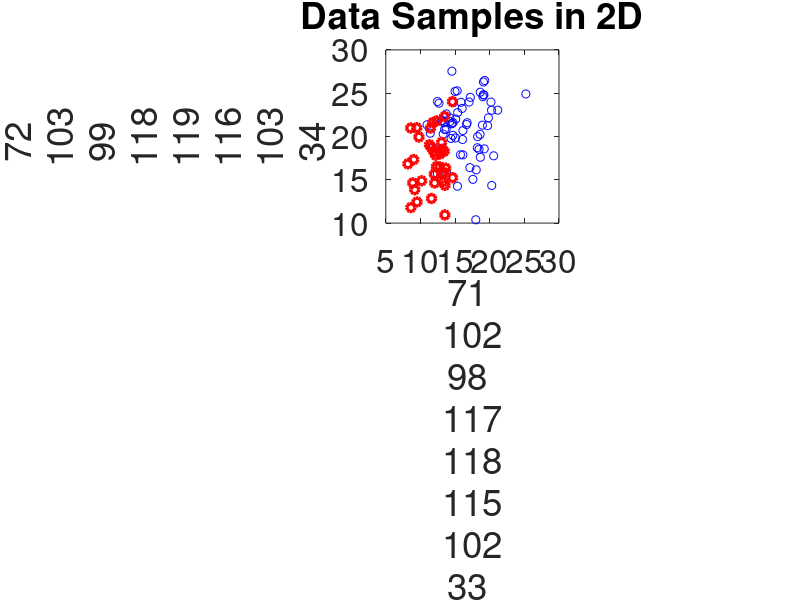
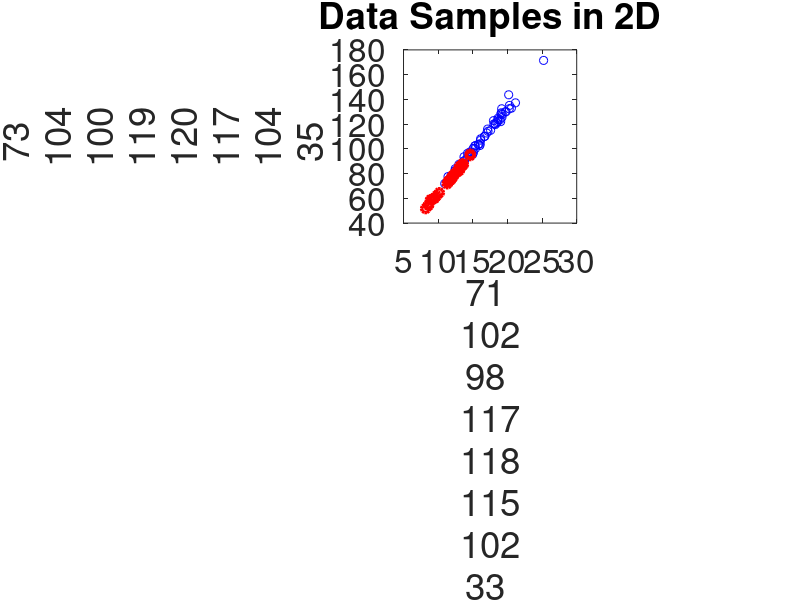
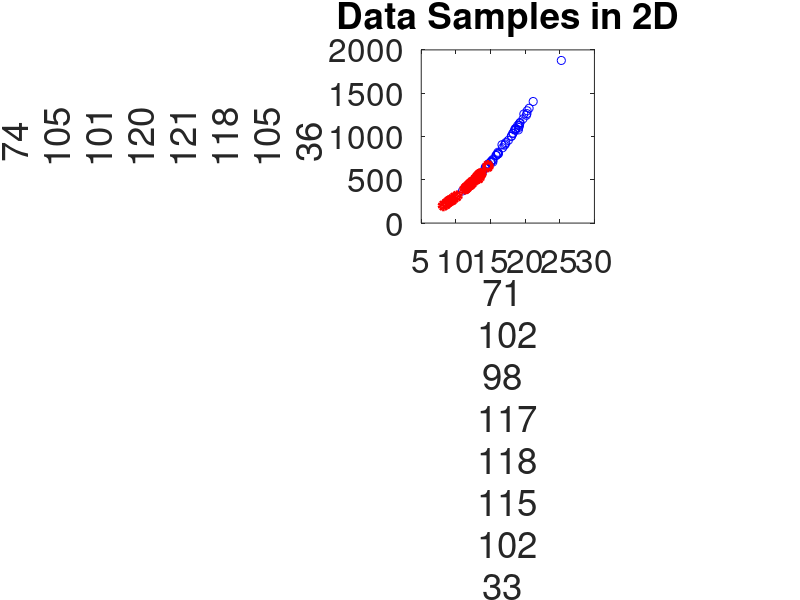
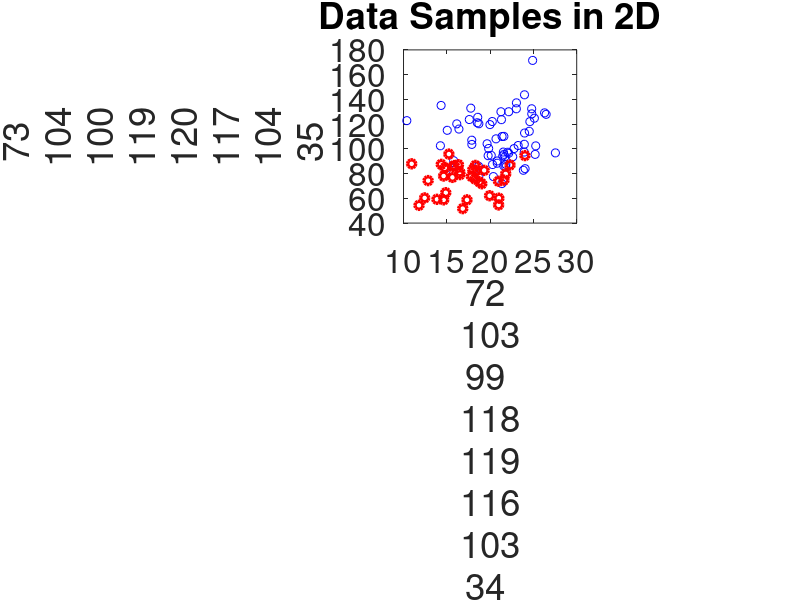

Recreate these plots in MATLAB, in order. (Note: this script raises an error after producing the figures.)
%% Pattern Recognition
%  Exercise | Principle Component Analysis
%
%  Instructions
%  ------------
%
%  This file contains code that helps you get started on the
%  exercise. You will need to complete the following functions:
%
%     myPCA.m
%     projectData.m
%     recoverData.m
%
%  Add code where needed.
%

%% Initialization
clear all; close all; clc

%% ================== Part 1: Load Example Dataset  ===================
%  We start this exercise by using a small dataset that is easily to
%  visualize
%
fprintf('Visualizing example dataset for PCA.\n\n');

%  The following command loads the breast cancert dataset. You should now have the 
%  variable X in your environment
Data=csvread('data/breast_cancer_data.csv');
NSamples = 100;                         % Get the first NSamples only for better visualization
X = Data(1:NSamples,1:end-1);             % Get all features
Y = Data(1:NSamples,end);

% Visualize the example dataset in 2D using sample feature pairs
% Repeat using different feature pairs on the 2D space 
for x_index = [1 2]
    for y_index = [x_index+1 x_index+2 x_index+3]
        figure
        plot(X(Y==0, x_index), X(Y==0, y_index), 'bo',X(Y==1, x_index), X(Y==1, y_index), 'ro', 'LineWidth',2.5);
        axis square;
        title('Data Samples in 2D')
        xlabel("Feature "+x_index);
        ylabel("Feature "+y_index);
        set(gca,'FontSize',24);
    end
end

fprintf('Program paused. Press enter to continue.\n');
pause

%% =============== Part 2: Principal Component Analysis ===============
%  You should now implement PCA, a feature extraction algorithm. 
%  Complete the code in myPCA.m
%  Consider only 2D samples by taking the first two features of the dataset

fprintf('\nRunning PCA on example dataset taking the first 2 features.\n\n');
X = Data(1:NSamples,1:2);                             % Get 2 first features

% Before running PCA, it is important to first normalize X
% Add the necessary code to perform standardization in featureNormalize
[X_norm, ~, ~] = featureNormalize(X);

% Draw normalized features
figure
plot(X_norm(Y==0, 1), X_norm(Y==0, 2), 'bo',X_norm(Y==1, 1), X_norm(Y==1, 2), 'ro', 'LineWidth',2.5);
axis square;
title('Normalized Data Samples in 2D')
xlabel('Feature 1');
ylabel('Feature 2');
set(gca,'FontSize',24);

%  Run PCA
[eigvals, eigvecs, ~] = myPCA(X_norm);

% Plot the samples on the first two principal components
figure;
plot(X_norm(Y==0, 1), X_norm(Y==0, 2), 'bo',X_norm(Y==1, 1), X_norm(Y==1, 2), 'ro', 'LineWidth',2.5);
hold on
% Plot the principal component vectors (arrows)
scale = 3; % Scale factor for the arrows
quiver(0, 0, eigvecs(1,1)*scale*eigvals(1), eigvecs(2,1)*scale*eigvals(1), 'r', 'LineWidth', 2, 'MaxHeadSize', 1);
quiver(0, 0, eigvecs(1,2)*scale*eigvals(2), eigvecs(2,2)*scale*eigvals(2), 'b', 'LineWidth', 2, 'MaxHeadSize', 1);
title('Normalized Samples and principal components')
xlabel('Normalized feature 1')
ylabel('Normalized feature 2')
set(gca,'FontSize',24);
hold off

pause; 

% Projection of the data onto the principal components
% ADD YOUR CODE
X_PCA = projectData(X_norm, eigvecs, 2);

% Plot the projection of the data onto the principal components
figure;
hold on
plot(X_PCA(Y==0, 1), X_PCA(Y==0, 2), 'bo','MarkerFaceColor', 'b', 'MarkerEdgeColor', 'none', 'MarkerSize', 6 )
plot(X_PCA(Y==1, 1), X_PCA(Y==1, 2), 'ro','MarkerFaceColor', 'r', 'MarkerEdgeColor', 'none', 'MarkerSize', 6 );
title('PCA of Breast Cancer Dataset');
xlabel('Principal Component 1');
ylabel('Principal Component 2');
set(gca,'FontSize',24);
axis square;
hold off;

% Calculate the Explained Variance
% ADD YOUR CODE
total_var = sum(eigvals);
ExplainedVar = eigvals/total_var;
fprintf(' Explained Variance(1st PC = %f) (2nd PC = %f)\n', ExplainedVar(1), ExplainedVar(2));

% Print the first principal component
fprintf(' 1st Principal Component = %f %f \n', eigvecs(1,1), eigvecs(2,1));

fprintf('Program paused. Press enter to continue.\n');
pause;

%% =================== Part 3: Dimensionality Reduction ===================
%  Perform dimensionality reduction by projecting the data onto the 
%  first principal component. Then plot the data in this reduced in 
%  dimension space.  This will show you what the data looks like when 
%  using only the corresponding eigenvectors to reconstruct it.
%
%  You should complete the code in projectData.m
%
fprintf('\nDimensionality reduction on example dataset.\n\n');

%  Project the data onto K = 1 dimension
K = 1;
Z = projectData(X_norm, eigvecs, K);
fprintf('Projection of the first example: %f\n', Z(1));

%  Use the K principal components to recover the Data in 2D
X_recover  = recoverData(Z, eigvecs, K);
fprintf('Approximation of the first example: %f %f\n', X_recover(1, 1), X_recover(1, 2));

%  Draw the lines connecting the projected points to the original points
figure;
hold on;
plot(X_recover(Y==0, 1), X_recover(Y==0, 2), 'co','MarkerFaceColor', 'c', 'MarkerEdgeColor', 'none', 'MarkerSize', 5);
plot(X_recover(Y==1, 1), X_recover(Y==1, 2), 'yo', 'MarkerFaceColor', 'y', 'MarkerEdgeColor', 'none', 'MarkerSize', 5);

plot(X_norm(Y==0, 1), X_norm(Y==0, 2), 'bo','MarkerFaceColor', 'b', 'MarkerEdgeColor', 'none', 'MarkerSize', 5 )
plot(X_norm(Y==1, 1), X_norm(Y==1, 2), 'ro','MarkerFaceColor', 'r', 'MarkerEdgeColor', 'none', 'MarkerSize', 5 );
title('PCA sample projections');
set(gca,'FontSize',24);

axis square
for i = 1:size(X_norm, 1)
    drawLine(X_norm(i,:), X_recover(i,:), '--k', 'LineWidth', 1);
end
axis([-3 3.5 -3 3.5]); 
axis square
hold off

fprintf('Program paused. Press enter to continue.\n');
pause;


%% =============== Part 4: Perform PCA on all features in the dataset =============
%  Apply PCA on the initial dataset and then choose the first 2 Principal Componets
%  to reduce the dimensionality of the dataset to the 2D space
%  The following code will load the dataset into your environment
%

X = Data(1:NSamples,1:end-1);               % Get all features from the breast cancer dataset

% Before running PCA, it is important to first normalize X
% Add the necessary code to perform standardization in featureNormalize
[X_norm, ~, ~] = featureNormalize(X);

%  Run PCA
[eigvals, eigvecs, order] = myPCA(X_norm);

figure
hold on
% Plot the samples on the first two principal components
plot(X_norm(Y==0, order(1)), X_norm(Y==0, order(2)), 'bo','MarkerFaceColor', 'b', 'MarkerEdgeColor', 'none', 'MarkerSize', 5 )
plot(X_norm(Y==1, order(1)), X_norm(Y==1, order(2)), 'ro','MarkerFaceColor', 'r', 'MarkerEdgeColor', 'none', 'MarkerSize', 5 );
title('PCA sample projections');
set(gca,'FontSize',24);
% Plot the principal component vectors (arrows)
scale = 1; % Scale factor for the arrows
quiver(0, 0, eigvecs(1,1)*scale*eigvals(1), eigvecs(2,1)*scale*eigvals(1), 'r', 'LineWidth', 2, 'MaxHeadSize', 1);
quiver(0, 0, eigvecs(1,2)*scale*eigvals(2), eigvecs(2,2)*scale*eigvals(2), 'b', 'LineWidth', 2, 'MaxHeadSize', 1);
hold off;
axis square;

% Projection of the data onto the principal components
% ADD YOUR CODE
K = 2;
X_PCA = projectData(X_norm, eigvecs, K);

pause
% Plot the samples on the first two principal components
figure;
scatter(X_PCA(:,1), X_PCA(:,2), 30, Y, 'filled');
title('Breast Cancer Dataset - PCA reduced in 2D');
xlabel('Principal Component 1');
ylabel('Principal Component 2');
set(gca,'FontSize',24);
hold off;



% Calculate the Explained Variance of the first 2 Principal Components
% ADD YOUR CODE
total_var = sum(eigvals);
ExplainedVar = eigvals/total_var;
fprintf(' Explained Variance(1st PC = %f) (2nd PC = %f)\n', ExplainedVar(1), ExplainedVar(2));


% Print the first principal component
fprintf(' 1st Principal Component = %f %f \n', eigvecs(1,1), eigvecs(2,1));

fprintf('Program paused. Press enter to continue.\n');
pause;

%% =============== Part 5: Loading and Visualizing Face Data =============
%  We start the exercise by first loading and visualizing the dataset.
%  The following code will load the dataset into your environment
%
fprintf('\nLoading face dataset.\n\n');

%  Load Face dataset
load ('data/faces.mat')

%  Display the first 100 faces in the dataset
displayData(X(1:100, :));

fprintf('Program paused. Press enter to continue.\n');
pause;

%% =========== Part 6: PCA on Face Data: Eigenfaces  ===================
%  Run PCA and visualize the eigenvectors which are in this case eigenfaces
%  We display the first 36 eigenfaces.
%
fprintf(['\nRunning PCA on face dataset.\n' ...
         '(this mght take a minute or two ...)\n\n']);

%  Before running PCA, it is important to first normalize X by subtracting 
%  the mean value from each feature
[X_norm, mu, sigma] = featureNormalize(X);

%  Run PCA
[eigvals, eigvecs, order] = myPCA(X_norm);

%  Visualize the top 36 eigenvectors found (eigenfaces)
displayData(eigvecs(:, 1:36)');

fprintf('Program paused. Press enter to continue.\n');
pause;


%% ============= Part 7: Dimensionality Reduction for Faces =================
%  Project images to the eigen space using the top k eigenvectors 
%  If you are applying a machine learning algorithm 
fprintf('\nDimension reduction for face dataset.\n\n');

K = 10;
Z = projectData(X_norm, eigvecs, K);

fprintf('The projected data Z has a size of: ')
fprintf('%d ', size(Z));

fprintf('\n\nProgram paused. Press enter to continue.\n');
pause;

%% ==== Part 8: Visualization of Faces after PCA Dimensionality Reduction ====
%  Project images to the eigen space using the top K eigen vectors and 
%  visualize only using those K dimensions
%  Compare to the original input, which is also displayed

fprintf('\nVisualizing the projected (reduced dimension) faces.\n\n');

X_rec  = recoverData(Z, eigvecs, K);

% Display normalized data
subplot(1, 2, 1);
displayData(X_norm(1:100,:));
title('Original faces');
axis square;

% Display reconstructed data from only k eigenfaces
subplot(1, 2, 2);
displayData(X_rec(1:100,:));
title('Recovered faces');
axis square;




